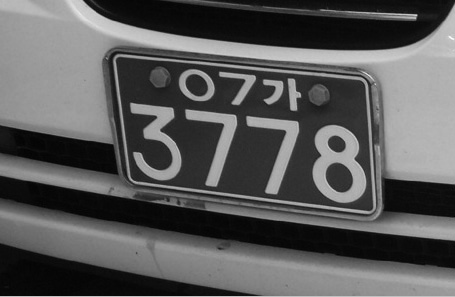
//> input picture OpenCV3.4.5/OpenCV/image/morphology.jpg, 455 x 297 px
$ ./06_13   (built with g++ and OpenCV 4)
//> lines starting //> are read from the running program, lines starting //| are printed output that depends on the picture; after the words box and inside, x2 and y2 are one past the last pixel; in counts of white or black regions, pixels touching at a corner belong together
#include <opencv2/opencv.hpp>

using namespace cv;
using namespace std;

// [27 lines of commented-out code are left out]
void differential(Mat image, Mat& dst, float data1[], float data2[])
{
	Mat dst1, dst2;
	Mat mask1(3, 3, CV_32F, data1);
	Mat mask2(3, 3, CV_32F, data2);

	//filter(image, dst1, mask1);
	//filter(image, dst2, mask2);
	filter2D(image, dst1, CV_32F, mask1);
	filter2D(image, dst2, CV_32F, mask2);

	magnitude(dst1, dst2, dst);
/*
	dst1 = abs(dst1);
	dst2 = abs(dst2);*/
	dst.convertTo(dst, CV_8U);

	// src를 target으로 변환하는데, abs() 적용 + 수식 alpha*dst1 + beta(alpha, beta를 인수로 넣음, alpha = 1, beta = 0이 디폴트) + CV_8U로 설정
	convertScaleAbs(dst1, dst1);	// abs() 후 convertTo()를 한 번에 해줌.
	convertScaleAbs(dst2, dst2);

	//dst1.convertTo(dst1, CV_8U);
	//dst2.convertTo(dst2, CV_8U);

	imshow("dst1-수직마스크", dst1);
	imshow("dst2-수평마스크", dst2);

}


int main()
{
	///// Roberts mask
	//Mat image = imread("image/edge_test.jpg", IMREAD_GRAYSCALE);
	//CV_Assert(image.data);

	//float data1[] = {	// 행 검출 위주. (열 검출도 가능)
	//	-1, 0, 0,
	//	0, 1, 0,
	//	0, 0, 0
	//};
	//
	//float data2[] = {	// 열 검출 위주. (행 검출도 가능)
	//	0, 0, -1,
	//	0, 1, 0,
	//	0, 0, 0
	//};

	//Mat dst;
	//differential(image, dst, data1, data2);

	//imshow("image", image);
	//imshow("Robets", dst);
	//
	//waitKey();

	/// Prewitt
	//Mat image = imread("image/edge_test.jpg", IMREAD_GRAYSCALE);
	//CV_Assert(image.data);

	//float data1[] = {	// 세로 엣지 검출. (가로 엣지 거의 검출 x)
	//	-1, 0, 1,
	//	-1, 1, 1,
	//	-1, 0, 1
	//};

	//float data2[] = {	// 가로 엣지 검출
	//	-1,-1,-1,
	//	0, 0, 0,
	//	1,1,1
	//};

	//Mat dst;
	//differential(image, dst, data1, data2);

	//imshow("image", image);
	//imshow("Prewitt", dst);
	//waitKey();


	/// Sobel mask
	//Mat image = imread("image/edge_test.jpg", IMREAD_GRAYSCALE);
	//CV_Assert(image.data);

	//float data1[] = {	// 세로 엣지 검출. (가로 엣지 거의 검출 x)
	//	-1, -2, -1,
	//	0,0,0,
	//	1,2,1
	//};

	//float data2[] = {	// 가로 엣지 검출
	//	1,0,-1,
	//	2,0,-2,
	//	1,0,-1
	//};

	//Mat dst, dst3, dst4, dst5;
	//differential(image, dst, data1, data2);

	//// OpenCV 제공 Sobel
	//Sobel(image, dst3, CV_32F, 1, 0, 3);	// dx, dy, size // depth CV_32F를 dx = 1로 설정(dx 텀을 화소 하나 당. x 기준으로 바로 옆 화소와 비교.), dy=0
	//Sobel(image, dst4, CV_32F, 0, 1, 3);
	//magnitude(dst3, dst4, dst5);
	//dst5.convertTo(dst5, CV_8U);
	//convertScaleAbs(dst3, dst3);
	//convertScaleAbs(dst4, dst4);

	//imshow("image", image);
	//imshow("Sobel", dst);

	//imshow("dst3-OpenCV제공 수직마스크", dst3);
	//imshow("dst4-OpenCV제공 수평마스크", dst4);
	//imshow("dst5-OpenCV제공 Sobel", dst5);
	//waitKey();


	/*
		4. 모폴로지 (Morphology)
			형태학 (Shape)

			1) 침식연산 (Erosion operation)	// openCV에서 제공하는 잡음 제거 효과가 아님. 잡음 제거 효과가 있다는 것 뿐.
				객체의 크기는 축소, 배경은 확대
				영상 내 작은 크기의 잡음 제거 효과
				객체의 돌출부 감소로 서로 닿는 물체의 분리효과

				입력영상
					0 1 1 1 0
					0 1 1 1 0
					1 1 1 0 1
					0 1 1 1 1
					0 0 1 1 1

				3*3 침식 마스크
					0 1 0
					1 1 1
					0 1 0

				1개 이상 불일치 => 0
				모두 일치 => 1


			2) 팽창 연산 (Dilation operation)
				객체의 크기는 팽창, 배경은 축소
				객체 내부에 빈 공간이 채워짐

				3*3 팽창 마스크
					0 1 0
					1 1 1
					0 1 0

				모두 불일치 => 0
				1개 이상 일치 => 1

			3) 열림 연산, 닫힘 연산
				열림 연산 (Opening operation)
					침식 연산 => 팽창 연산
					침식 연산으로 객체는 축소, 배경 부분의 미세한 잡음 제거
					팽창 연산으로 원래 크기 복귀

				닫힘 연산 (Closing operation)
					팽창 연산 => 침식 연산
					팽창 연산으로 객체 확장, 객체 내부 빈 공간 채움
					침식 연산으로 원래 크기 복귀
	*/
	/// Morphology - erosion
	//Mat image = imread("image/erosion.jpg", IMREAD_GRAYSCALE);
	//CV_Assert(image.data);

	//Mat th_img, dst;
	//threshold(image, th_img, 128, 255, THRESH_BINARY);

	//uchar data[] = {
	//	0, 1, 0,
	//	1, 1, 1,
	//	0, 1, 0
	//};

	//Mat mask(3, 3, CV_8UC1, data);
	//morphologyEx(th_img, dst, MORPH_ERODE, mask);

	//imshow("image", image);
	//imshow("이진 영상", th_img);
	//imshow("Erosion", dst);
	//waitKey();

	/// dilation
//	Mat image = imread("image/dilation.jpg", IMREAD_GRAYSCALE);
//	CV_Assert(image.data);
//
//	Mat th_img, dst;
//	threshold(image, th_img, 128, 255, THRESH_BINARY);
//
//	Matx <uchar, 3, 3> mask;
//	mask << 0, 1, 0,
//		1, 1, 1,
//		0, 1, 0;
///*
//	uchar data[] = {
//		0, 1, 0,
//		1, 1, 1,
//		0, 1, 0
//	};
//
//	Mat mask(3, 3, CV_8UC1, data);*/
//	morphologyEx(th_img, dst, MORPH_DILATE, mask);
//
//	imshow("image", image);
//	//imshow("이진 영상", th_img);
//	imshow("Dilation", dst);
//	waitKey();

	/// 열림 연산, 닫힘 연산
	Mat image = imread("image/morphology.jpg", IMREAD_GRAYSCALE);
//> image is the input picture: 297 rows x 455 cols, CV_8UC1; min 2, max 253, mean 89.1
	CV_Assert(image.data);

	Mat th_img, dst1, dst2;
	threshold(image, th_img, 128, 255, THRESH_BINARY);
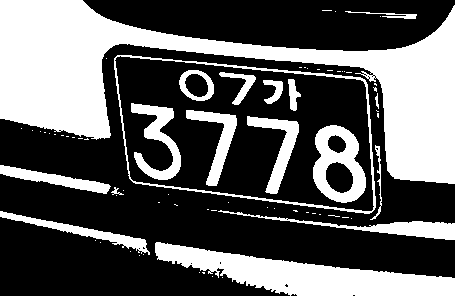
//> th_img: 297 rows x 455 cols, CV_8UC1; 37% white; 72 white regions (54 under 20 px), largest, box (x1, y1, x2, y2) and area: (0, 0, 455, 184) 28261, (0, 242, 455, 297) 7929, (313, 125, 366, 203) 2265

	Matx <uchar, 3, 3> mask;
	mask << 0, 1, 0,
		1, 1, 1,
		0, 1, 0;
	/*
		uchar data[] = {
			0, 1, 0,
			1, 1, 1,
			0, 1, 0
		};

		Mat mask(3, 3, CV_8UC1, data);*/
	morphologyEx(th_img, dst1, MORPH_OPEN, mask);
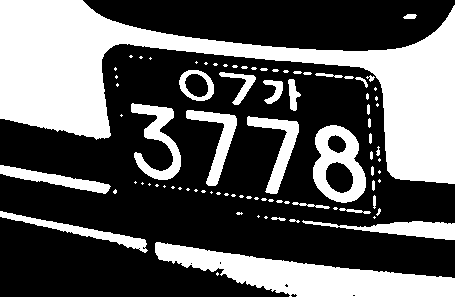
//> dst1: 297 rows x 455 cols, CV_8UC1; 35.7% white; 85 white regions (52 under 20 px), largest, box (x1, y1, x2, y2) and area: (0, 0, 455, 184) 28177, (155, 242, 455, 297) 7583, (313, 125, 366, 203) 2263
//> mask = [[0, 1, 0], [1, 1, 1], [0, 1, 0]]
	morphologyEx(th_img, dst2, MORPH_CLOSE, mask);
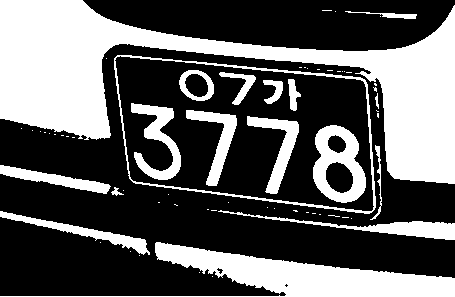
//> dst2: 297 rows x 455 cols, CV_8UC1; 37.1% white; 65 white regions (47 under 20 px), largest, box (x1, y1, x2, y2) and area: (0, 0, 455, 184) 28313, (0, 242, 455, 297) 8007, (313, 125, 366, 203) 2265

	imshow("image", image);
	//imshow("이진 영상", th_img);
	imshow("Opening", dst1);
	imshow("Closing", dst2);
	waitKey();

	return 0;
}
